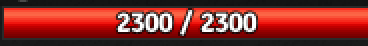
#> input picture assets/teste2.png, 184 x 23 px (shown 2 times larger)
$ python teste.py
#> lines starting #> are read from the running program, lines starting #| are printed output that depends on the picture; after the words box and inside, x2 and y2 are one past the last pixel; in counts of white or black regions, pixels touching at a corner belong together
import cv2
import pytesseract
from PIL import Image

# Caminho do Tesseract OCR
pytesseract.pytesseract.tesseract_cmd = r"C:\Program Files\Tesseract-OCR\tesseract.exe"

# Caminho da imagem
image_path = "assets/teste2.png"

# Carregar a imagem
image = cv2.imread(image_path)
#> image is the input picture: shape (23, 184, 3); mean B, G, R 41.6, 46.9, 132.2

# Converter para escala de cinza
gray = cv2.cvtColor(image, cv2.COLOR_BGR2GRAY)
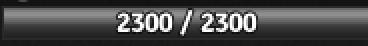
#> gray: shape (23, 184) (shown 2 times larger); min 7, max 255, mean 71.7

# Testar a binarização padrão (ajuste o valor do threshold se necessário)
_, binary = cv2.threshold(gray, 180, 255, cv2.THRESH_BINARY)  # Teste com THRESH_BINARY e THRESH_BINARY_INV
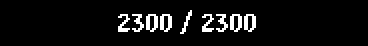
#> binary: shape (23, 184) (shown 2 times larger); 6.3% white in thin lines or dots, all inside (x1, y1, x2, y2) = (59, 5, 128, 17)

# Dilatação para melhorar a detecção da barra "/"
kernel = cv2.getStructuringElement(cv2.MORPH_RECT, (2, 2))
binary = cv2.dilate(binary, kernel, iterations=1)
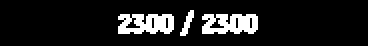
#> binary: shape (23, 184) (shown 2 times larger); 11.3% white; 3 white regions, box (x1, y1, x2, y2) and area: (59, 7, 87, 17) 219, (101, 7, 129, 17) 219, (90, 5, 97, 18) 40

# Salvar a imagem processada para conferência
cv2.imwrite("temp_processed.png", binary)

# Configuração do Tesseract para reconhecer apenas números e "/"
custom_config = r'--oem 3 --psm 6 -c tessedit_char_whitelist="0123456789 /"'

# Extrair o texto da imagem processada
#> (the run stopped early here; a loop or call above may not have finished)

$ run again, with assets/teste.png copied over assets/teste2.png
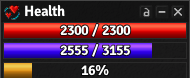
#> input picture assets/teste.png, 190 x 78 px
#> image is the input picture: shape (78, 190, 3); mean B, G, R 63, 46.5, 79.1
#> `_, binary = cv2.threshold(gray, 180, 255, cv2.THRESH_BINARY)`:
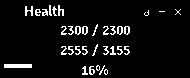
#> binary: shape (78, 190); 6.3% white in thin lines or dots, all inside (x1, y1, x2, y2) = (4, 5, 181, 75)
#> `binary = cv2.dilate(binary, kernel, iterations=1)`:
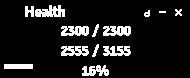
#> binary: shape (78, 190); 11.2% white; 13 white regions (1 under 20 px), largest, box (x1, y1, x2, y2) and area: (35, 5, 65, 17) 241, (61, 26, 89, 36) 219, (103, 26, 131, 36) 219
